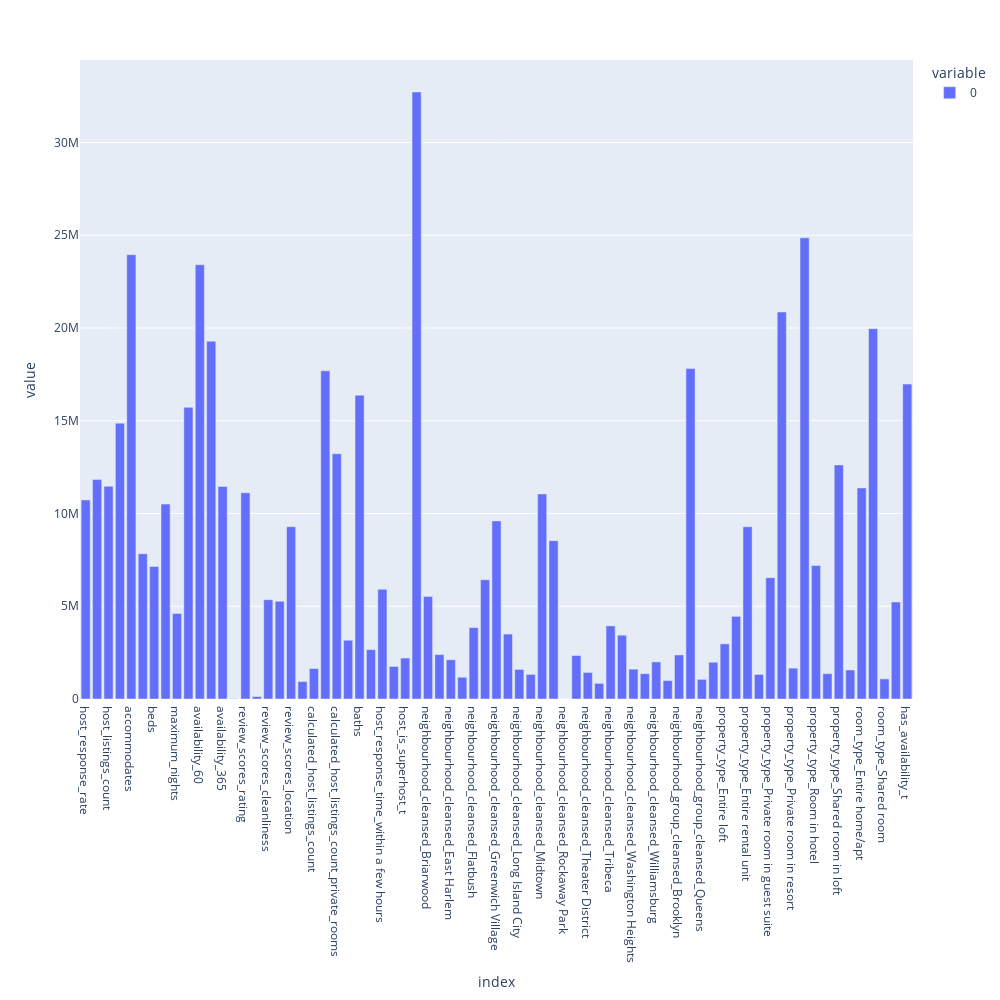

The code cell stored with this chart in its notebook:
### Code cell
fig = px.bar(importance_df)
fig.update_layout(width = 1000, height = 1000)
fig.show()

### Figure 1 — Plotly figure (JSON) as saved in the notebook; plotly's stock layout.template omitted (floating-point values rounded to 4 significant figures)
{"data": [{"alignmentgroup": "True", "hovertemplate": "variable=0<br>index=%{x}<br>value=%{y}<extra></extra>", "legendgroup": "0", "marker": {"color": "#636efa", "pattern": {"shape": ""}}, "name": "0", "offsetgroup": "0", "orientation": "v", "showlegend": true, "textposition": "auto", "type": "bar", "x": ["host_response_rate", "host_acceptance_rate", "host_listings_count", "host_total_listings_count", "accommodates", "bedrooms", "beds", "minimum_nights", "maximum_nights", "availability_30", "availability_60", "availability_90", "availability_365", "number_of_reviews", "review_scores_rating", "review_scores_accuracy", "review_scores_cleanliness", "review_scores_checkin", "review_scores_location", "review_scores_value", "calculated_host_listings_count", "calculated_host_listings_count_entire_homes", "calculated_host_listings_count_private_rooms", "reviews_per_month", "baths", "host_response_time_within a day", "host_response_time_within a few hours", "host_is_superhost_f", "host_is_superhost_t", "host_identity_verified_f", "neighbourhood_cleansed_Briarwood", "neighbourhood_cleansed_Canarsie", "neighbourhood_cleansed_East Harlem", "neighbourhood_cleansed_Financial District", "neighbourhood_cleansed_Flatbush", "neighbourhood_cleansed_Gramercy", "neighbourhood_cleansed_Greenwich Village", "neighbourhood_cleansed_Harlem", "neighbourhood_cleansed_Long Island City", "neighbourhood_cleansed_Lower East Side", "neighbourhood_cleansed_Midtown", "neighbourhood_cleansed_Murray Hill", "neighbourhood_cleansed_Rockaway Park", "neighbourhood_cleansed_SoHo", "neighbourhood_cleansed_Theater District", "neighbourhood_cleansed_Todt Hill", "neighbourhood_cleansed_Tribeca", "neighbourhood_cleansed_Upper West Side", "neighbourhood_cleansed_Washington Heights", "neighbourhood_cleansed_West Village", "neighbourhood_cleansed_Williamsburg", "neighbourhood_group_cleansed_Bronx", "neighbourhood_group_cleansed_Brooklyn", "neighbourhood_group_cleansed_Manhattan", "neighbourhood_group_cleansed_Queens", "property_type_Entire condo", "property_type_Entire loft", "property_type_Entire place", "property_type_Entire rental unit", "property_type_Houseboat", "property_type_Private room in guest suite", "property_type_Private room in rental unit", "property_type_Private room in resort", "property_type_Room in boutique hotel", "property_type_Room in hotel", "property_type_Shared room in condo", "property_type_Shared room in loft", "property_type_Tower", "room_type_Entire home/apt", "room_type_Private room", "room_type_Shared room", "has_availability_f", "has_availability_t"], "xaxis": "x", "y": [10733939, 11829305, 11470666, 14871702, 23953590, 7834296, 7148000.0, 10507676, 4608000.0, 15723799, 23410046, 19291046, 11460507, 18000.0, 11119836, 132500.0, 5353000.0, 5264015, 9291692, 939500.0, 1643000.0, 17693936, 13220538, 3169000.0, 16379109, 2659062, 5919772, 1753909, 2207000.0, 32727690, 5527000.0, 2394000.0, 2116000.0, 1175000.0, 3851000.0, 6431000.0, 9602539, 3500000.0, 1594000.0, 1326000.0, 11057573, 8535995, 2078.0, 2342000.0, 1432000.0, 843600.0, 3942100, 3440889, 1609000.0, 1365000.0, 2000000.0, 995800.0, 2374849, 17812828, 1058947, 1983000.0, 2972000.0, 4456020, 9284885, 1323000.0, 6541005, 20864020, 1663000.0, 24861604, 7191563, 1367000.0, 12620803, 1564000.0, 11378825, 19966752, 1085000.0, 5229519, 16978098], "yaxis": "y"}], "layout": {"barmode": "relative", "height": 1000, "legend": {"title": {"text": "variable"}, "tracegroupgap": 0}, "margin": {"t": 60}, "width": 1000, "xaxis": {"anchor": "y", "domain": [0, 1], "title": {"text": "index"}}, "yaxis": {"anchor": "x", "domain": [0, 1], "title": {"text": "value"}}}}
